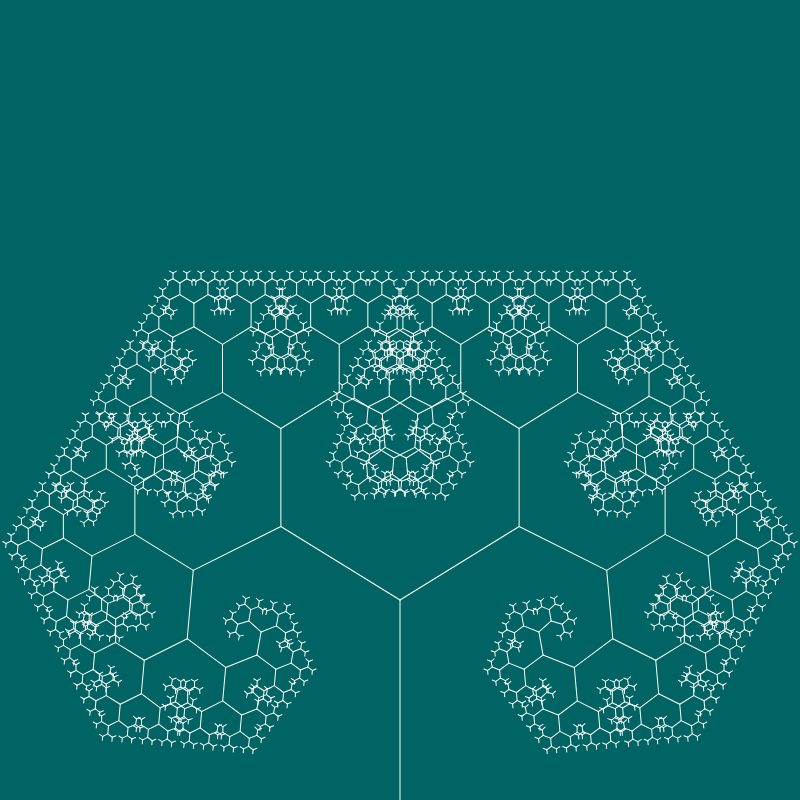
Frame 1 (no input)
Frame 60 (no input): identical to frame 1, image omitted
Frame 120 (the mouse pressed at the canvas centre since frame 60): identical to frame 1, image omitted

The p5.js sketch that drew this single still picture (run headless with seeded random() and noise() and a simulated clock; from frame 60 on, the mouse is pressed at the canvas centre):

// p5.js sketch
// ── sketch.js
// Fractal Trees

let angle;
let slider;

function setup() {
  createCanvas(800, 800);
  slider = createSlider(20, 90, 45, 1);
}

function draw() {
  background(0, 100, 100);
  angle = slider.value();
  stroke(255);
  translate(400, height);
  branch(200);
}

function branch(len) {
  line(0, 0, 0, -len);
  translate(0,-len);
  if (len > 4) {
    push();
      rotate(angle);
      branch(len * 0.7);
    pop();

    push();
      rotate(-angle);
      branch(len * 0.7);
    pop();
  }
}
